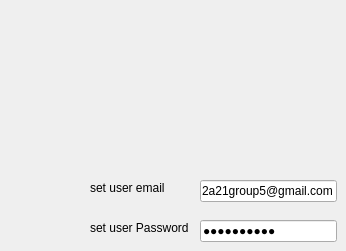
      <widget class="QWidget" name="tab">
       <attribute name="title">
        <string>SET UP DEFAULT EMAIL </string>
       </attribute>
       <widget class="QLabel" name="label_19">
        <property name="geometry">
         <rect>
          <x>90</x>
          <y>180</y>
          <width>81</width>
          <height>16</height>
         </rect>
        </property>
        <property name="text">
         <string>set user email</string>
        </property>
       </widget>
       <widget class="QLabel" name="label_20">
        <property name="geometry">
         <rect>
          <x>90</x>
          <y>220</y>
          <width>104</width>
          <height>16</height>
         </rect>
        </property>
        <property name="text">
         <string>set user Password</string>
        </property>
       </widget>
       <widget class="QLineEdit" name="lineEdit_settingemail">
        <property name="geometry">
         <rect>
          <x>200</x>
          <y>180</y>
          <width>137</width>
          <height>22</height>
         </rect>
        </property>
        <property name="text">
         <string>2a21group5@gmail.com</string>
        </property>
       </widget>
       <widget class="QLineEdit" name="lineEdit_settingpassword">
        <property name="geometry">
         <rect>
          <x>200</x>
          <y>220</y>
          <width>137</width>
          <height>22</height>
         </rect>
        </property>
        <property name="text">
         <string>123azerty*</string>
        </property>
        <property name="echoMode">
         <enum>QLineEdit::Password</enum>
        </property>
       </widget>
      </widget>
